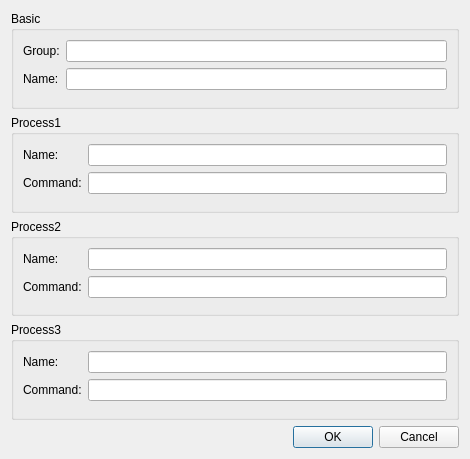
<?xml version="1.0" encoding="UTF-8"?>
<ui version="4.0">
 <class>ServiceSettingsDialog</class>
 <widget class="QDialog" name="ServiceSettingsDialog">
  <property name="windowModality">
   <enum>Qt::WindowModal</enum>
  </property>
  <property name="geometry">
   <rect>
    <x>0</x>
    <y>0</y>
    <width>470</width>
    <height>459</height>
   </rect>
  </property>
  <property name="windowTitle">
   <string>ServiceSettings</string>
  </property>
  <layout class="QVBoxLayout" name="verticalLayout_4">
   <item>
    <widget class="QGroupBox" name="basicGroup">
     <property name="title">
      <string>Basic</string>
     </property>
     <layout class="QFormLayout" name="formLayout_5">
      <item row="0" column="0">
       <widget class="QLabel" name="groupLabel">
        <property name="text">
         <string>Group:</string>
        </property>
       </widget>
      </item>
      <item row="0" column="1">
       <widget class="QLineEdit" name="groupEdit"/>
      </item>
      <item row="1" column="0">
       <widget class="QLabel" name="nameLabel">
        <property name="text">
         <string>Name:</string>
        </property>
       </widget>
      </item>
      <item row="1" column="1">
       <widget class="QLineEdit" name="nameEdit"/>
      </item>
     </layout>
    </widget>
   </item>
   <item>
    <widget class="QGroupBox" name="process1Group">
     <property name="title">
      <string>Process1</string>
     </property>
     <layout class="QFormLayout" name="formLayout_2">
      <property name="fieldGrowthPolicy">
       <enum>QFormLayout::AllNonFixedFieldsGrow</enum>
      </property>
      <item row="1" column="0">
       <widget class="QLabel" name="process1NameLabel">
        <property name="text">
         <string>Name:</string>
        </property>
       </widget>
      </item>
      <item row="1" column="1">
       <widget class="QLineEdit" name="process1NameEdit"/>
      </item>
      <item row="2" column="0">
       <widget class="QLabel" name="process1CommandLabel">
        <property name="text">
         <string>Command:</string>
        </property>
       </widget>
      </item>
      <item row="2" column="1">
       <widget class="QLineEdit" name="process1CommandEdit"/>
      </item>
     </layout>
    </widget>
   </item>
   <item>
    <widget class="QGroupBox" name="process2Group">
     <property name="title">
      <string>Process2</string>
     </property>
     <layout class="QFormLayout" name="formLayout_3">
      <property name="fieldGrowthPolicy">
       <enum>QFormLayout::AllNonFixedFieldsGrow</enum>
      </property>
      <item row="0" column="0">
       <widget class="QLabel" name="process2NameLabel">
        <property name="text">
         <string>Name:</string>
        </property>
       </widget>
      </item>
      <item row="0" column="1">
       <widget class="QLineEdit" name="process2NameEdit"/>
      </item>
      <item row="1" column="0">
       <widget class="QLabel" name="process2CommandLabel">
        <property name="text">
         <string>Command:</string>
        </property>
       </widget>
      </item>
      <item row="1" column="1">
       <widget class="QLineEdit" name="process2CommandEdit"/>
      </item>
     </layout>
    </widget>
   </item>
   <item>
    <widget class="QGroupBox" name="process3Group">
     <property name="title">
      <string>Process3</string>
     </property>
     <layout class="QFormLayout" name="formLayout_4">
      <property name="fieldGrowthPolicy">
       <enum>QFormLayout::AllNonFixedFieldsGrow</enum>
      </property>
      <item row="0" column="0">
       <widget class="QLabel" name="process3NameLabel">
        <property name="text">
         <string>Name:</string>
        </property>
       </widget>
      </item>
      <item row="0" column="1">
       <widget class="QLineEdit" name="process3NameEdit"/>
      </item>
      <item row="1" column="0">
       <widget class="QLabel" name="process3CommandLabel">
        <property name="text">
         <string>Command:</string>
        </property>
       </widget>
      </item>
      <item row="1" column="1">
       <widget class="QLineEdit" name="process3CommandEdit"/>
      </item>
     </layout>
    </widget>
   </item>
   <item>
    <widget class="QDialogButtonBox" name="buttonBox">
     <property name="orientation">
      <enum>Qt::Horizontal</enum>
     </property>
     <property name="standardButtons">
      <set>QDialogButtonBox::Cancel|QDialogButtonBox::Ok</set>
     </property>
    </widget>
   </item>
  </layout>
 </widget>
 <resources/>
 <connections>
  <connection>
   <sender>buttonBox</sender>
   <signal>accepted()</signal>
   <receiver>ServiceSettingsDialog</receiver>
   <slot>accept()</slot>
   <hints>
    <hint type="sourcelabel">
     <x>248</x>
     <y>254</y>
    </hint>
    <hint type="destinationlabel">
     <x>157</x>
     <y>274</y>
    </hint>
   </hints>
  </connection>
  <connection>
   <sender>buttonBox</sender>
   <signal>rejected()</signal>
   <receiver>ServiceSettingsDialog</receiver>
   <slot>reject()</slot>
   <hints>
    <hint type="sourcelabel">
     <x>316</x>
     <y>260</y>
    </hint>
    <hint type="destinationlabel">
     <x>286</x>
     <y>274</y>
    </hint>
   </hints>
  </connection>
 </connections>
</ui>
